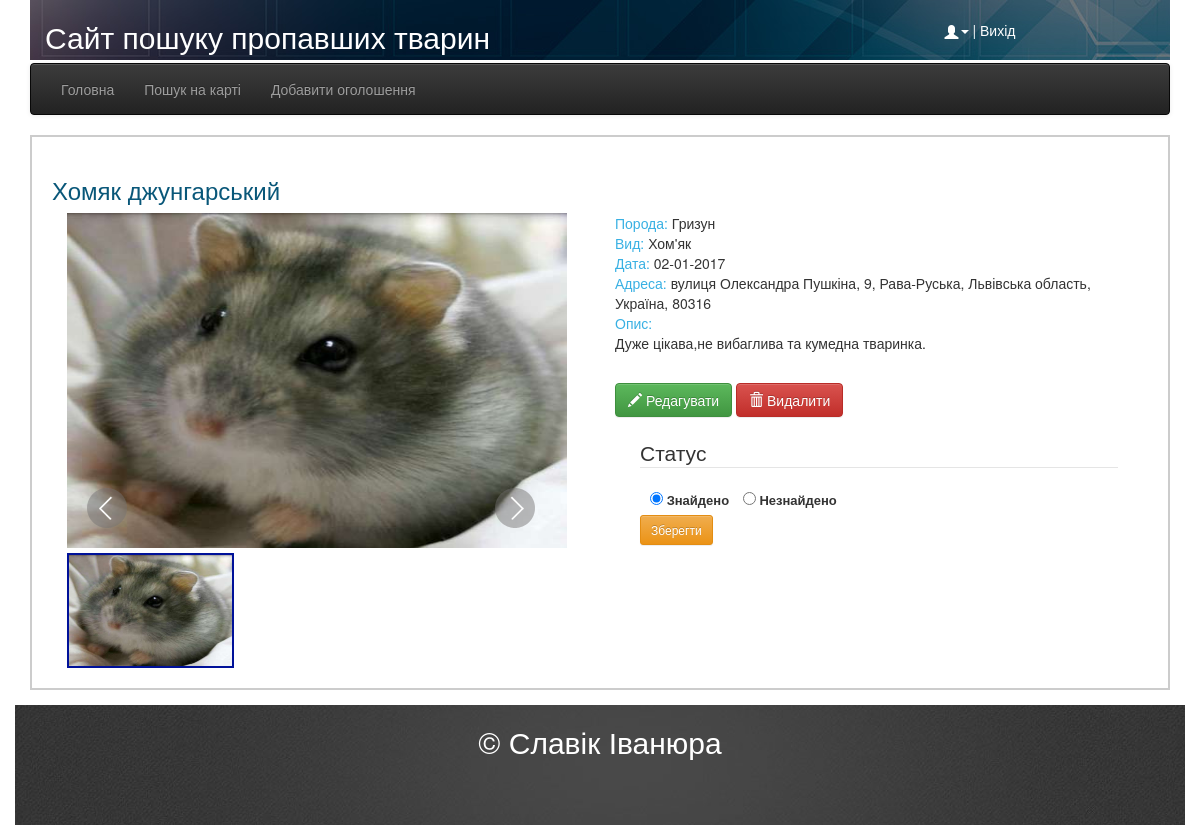
Page /posterViewUser?id=199 (signed in) on the earlier database version.
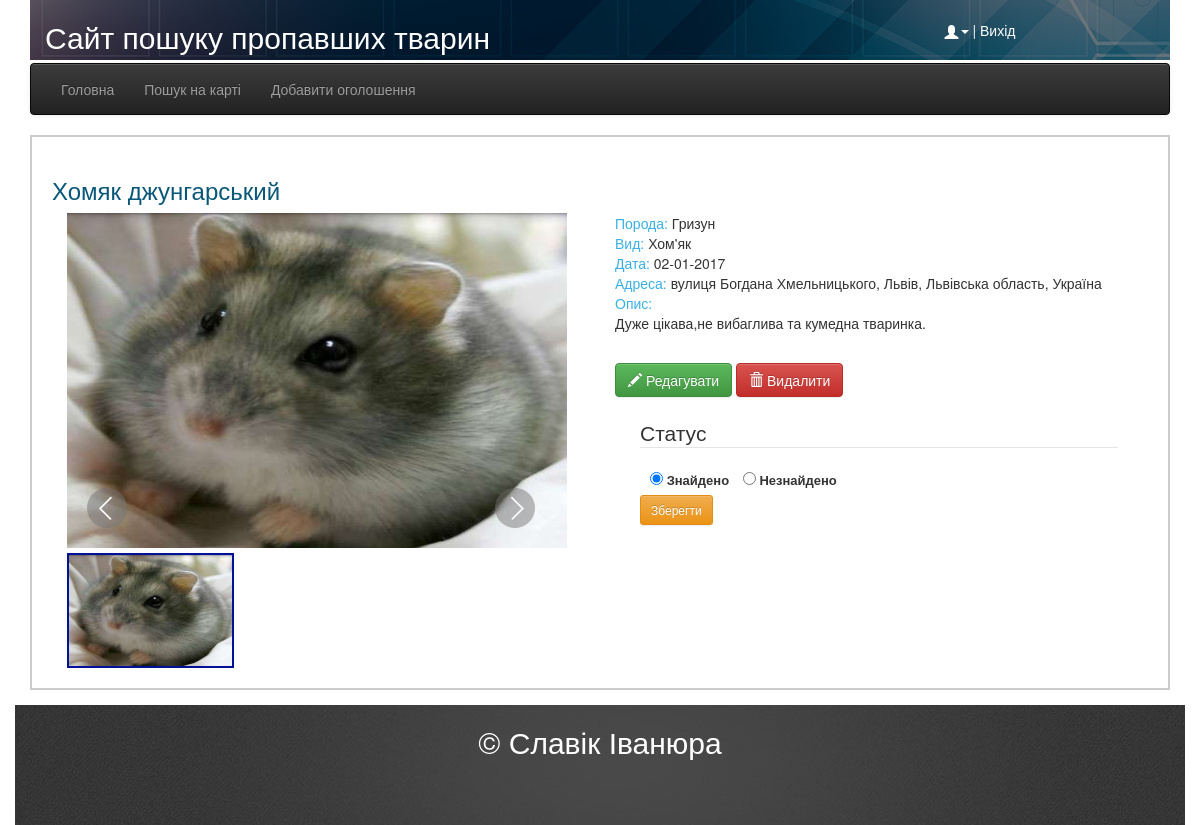
Same page on the later database version.
### tables this page shows
CREATE TABLE IF NOT EXISTS `poster` (
  `id` int(255) NOT NULL AUTO_INCREMENT,
  `title` varchar(255) NOT NULL,
  `name` varchar(255) NOT NULL,
  `animal_id` int(10) NOT NULL,
  `breed_id` int(10) NOT NULL,
  `description` varchar(400) NOT NULL,
  `address` varchar(255) NOT NULL,
  `date` int(11) NOT NULL,
  `user_id` int(10) NOT NULL,
  `is_active` tinyint(1) NOT NULL,
  `lat` double NOT NULL,
  `lng` double NOT NULL,
  PRIMARY KEY (`id`),
  KEY `id_user` (`user_id`),
  KEY `kind_of_animal_id` (`animal_id`),
  KEY `kind_of_animal_id_2` (`animal_id`),
  KEY `kind_of_animal_id_3` (`animal_id`),
  KEY `kind_of_animal_id_4` (`animal_id`),
  KEY `kind_of_animal_id_5` (`animal_id`),
  KEY `breed_id` (`breed_id`)
);

### class/Db.php (called while the page is built, shortened)
<?php
class Db{
	public static function findOne($tableName, $attributes = []){
		$pattern = 'SELECT * FROM %s %s LIMIT 1';
		$lines = [];
		foreach ($attributes as $k=>$v) {
			$lines[] = sprintf('%s = "%s"', $k, $v);
		}
		$where 	= implode(' AND ', $lines);
		if (!empty($where)) {
			$where = 'WHERE ' . $where;
		}
		$sql 	= sprintf($pattern, $tableName, $where);
		$result = mysql_query($sql) or die("Query: <b>$sql</b> is failed!!!");
		$row 	=  mysql_fetch_assoc($result);
		return $row;
	}
	public static function findAll($tableName, $attributes = []){
		$pattern = 'SELECT * FROM %s %s';
		$lines = [];
		foreach ($attributes as $k=>$v) {
			$lines[] = sprintf('%s = "%s"', $k, $v);
		}
		$where 	= implode(' AND ', $lines);
		if (!empty($where)) {
			$where = 'WHERE ' . $where;
		}
		$sql 	= sprintf($pattern, $tableName, $where);
		$data = [];
        $result = mysql_query($sql);
		$row = mysql_fetch_assoc($result);
		do{
			$data[] = $row;
		} while($row = mysql_fetch_assoc($result));
		return $data;
	}
}

### templates/posterViewUser.php (the view, shortened to what this page needs)
<?php
	$list  = Db::findOne('poster',  ['id'=>$_GET['id']]);
	$image = Db::findAll('poster_foto', ['animal_id'=>$list['id']]);
	$animal = Db::findOne('animal', ['id'=>$list['animal_id']]);
	$animal_breed = Db::findOne('animal_breed', ['id'=>$list['breed_id']]);
	if($list['is_active']){
		$avtive = "checked='checked'";
		$an_active = "";
	}else{
		$avtive = "";
		$an_active = "checked='checked'";
	}
?>
	<div class="view col-md-12"  id="view_poster">
			<div class="title">
				<strong><h3><?=$list['title']?></h3></strong>
			</div>
		<div class="col-md-6" >
			<div class="gallery-box">
				<div class="view">
					<div class="big-image"><img src="../image/Data/upload/<?=$image[0]["url"]?>" alt="image11"></div>
					<a href="#" class="prev"></a>
					<a href="#" class="next"></a>
				</div>
					<div class="thumbnails">
						<?php for($i = 0; $i<count($image); $i++):?>
						<div class = "thumbnails-box">
							<?php if($i == 0):?>
								<a href="#" class="active"><img src="../image/Data/upload/<?=$image[$i]["url"]?>" alt="image12"></a>
							<?else:?>
								<a href="#" ><img src="../image/Data/upload/<?=$image[$i]["url"]?>" alt="image12"></a>
							<?endif?>
						</div>
						<?php endfor?>
					</div>
			</div>
		</div>
			<div class="col-md-6">
				<div>
					<span style="color:#38b0e3">Порода:  </span><?=$animal["title"]?><br/>
					<span style="color:#38b0e3">Вид:     </span><?=$animal_breed["title"]?><br/>
					<span style="color:#38b0e3">Дата:    </span><?=date("d-m-Y",$list["date"])?><br/>
					<span style="color:#38b0e3">Адреса:  </span><?=$list['address']?><br/>
					<span style="color:#38b0e3">Опис:    </span><p><?=$list['description']?></p>
				</div>
				<div>
					<a href="/animalsEdit?id=<?=$_GET['id']?>"><button type="button" class="btn btn-success"><span class="glyphicon glyphicon-pencil"></span> Редагувати</button></a>
					<button id ="delete" type="button" class="btn btn-danger" ><span class="glyphicon glyphicon-trash"></span> Видалити</button></br>
				</div>
				<div id="status">
					<legend> Статус </legend>
					<input type="radio" name="status" <?=$avtive?>" value="1">
					<label for="1">Знайдено</label>
					<input type="radio" name="status" <?=$an_active?>"  value="0">
					<label for="0">Незнайдено</label></br>
					<button type="button" id="is_active" class="btn btn-warning btn-sm">Зберегти</button>
				</div>
			</div>
	</div>

Differences in the rows shown:
changed poster "Хомяк джунгарський": address "вулиця Олександра Пушкіна, 9, Рава-Руська, Львівська область, Україна, 80316" → "вулиця Богдана Хмельницького, Львів, Львівська область, Україна"
